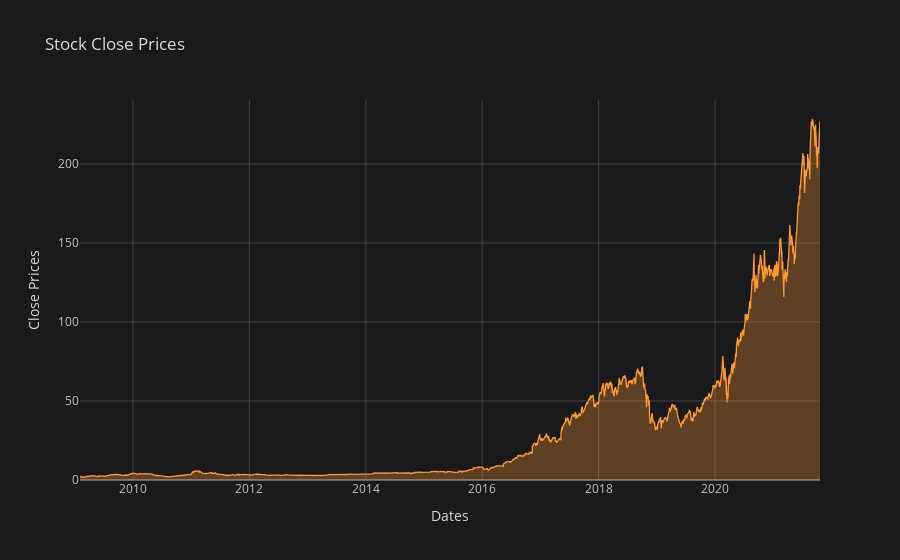

The notebook cell this image was saved under:
### Markdown cell above
## Data Visualization

### Code cell
nvda_close.iplot(title='Stock Close Prices', fill = True, xTitle='Dates',yTitle='Close Prices', theme='space')

### Figure 1 — Plotly figure (JSON) as saved in the notebook; plotly's stock layout.template omitted (floating-point values rounded to 4 significant figures; data arrays with more than 128 entries replaced by an {"elided": "..."} marker saying what was removed)
{"data": [{"fill": "tozeroy", "fillcolor": "rgba(255, 153, 51, 0.3)", "line": {"color": "rgba(255, 153, 51, 1.0)", "dash": "solid", "shape": "linear", "width": 1.3}, "mode": "lines", "name": "Close", "text": "", "type": "scatter", "x": {"elided": "3204 str values"}, "y": {"elided": "3204 float values"}}], "layout": {"legend": {"bgcolor": "#1A1A1C", "font": {"color": "#D9D9D9"}}, "paper_bgcolor": "#1A1A1C", "plot_bgcolor": "#1A1A1C", "title": {"font": {"color": "#D9D9D9"}, "text": "Stock Close Prices"}, "xaxis": {"gridcolor": "#434343", "showgrid": true, "tickfont": {"color": "#C2C2C2"}, "title": {"font": {"color": "#D9D9D9"}, "text": "Dates"}, "zerolinecolor": "#666570"}, "yaxis": {"gridcolor": "#434343", "showgrid": true, "tickfont": {"color": "#C2C2C2"}, "title": {"font": {"color": "#D9D9D9"}, "text": "Close Prices"}, "zerolinecolor": "#666570"}}}
